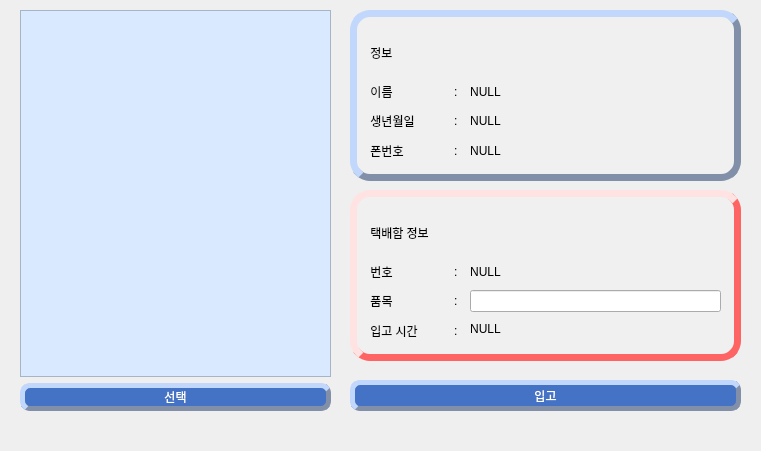
<?xml version="1.0" encoding="UTF-8"?>
<ui version="4.0">
 <class>Insert_box</class>
 <widget class="QMainWindow" name="Insert_box">
  <property name="geometry">
   <rect>
    <x>0</x>
    <y>0</y>
    <width>761</width>
    <height>451</height>
   </rect>
  </property>
  <property name="windowTitle">
   <string>MainWindow</string>
  </property>
  <widget class="QWidget" name="centralwidget">
   <widget class="QWidget" name="layoutWidget">
    <property name="geometry">
     <rect>
      <x>370</x>
      <y>30</y>
      <width>251</width>
      <height>46</height>
     </rect>
    </property>
    <layout class="QHBoxLayout" name="horizontalLayout_8">
     <item>
      <widget class="QLabel" name="Information_label">
       <property name="styleSheet">
        <string notr="true">font: 30pt &quot;배달의민족 한나체 Pro&quot;;</string>
       </property>
       <property name="text">
        <string>&lt;html&gt;&lt;head/&gt;&lt;body&gt;&lt;p align=&quot;center&quot;&gt;정보           &lt;/p&gt;&lt;/body&gt;&lt;/html&gt;</string>
       </property>
      </widget>
     </item>
     <item>
      <spacer name="horizontalSpacer">
       <property name="orientation">
        <enum>Qt::Horizontal</enum>
       </property>
       <property name="sizeHint" stdset="0">
        <size>
         <width>40</width>
         <height>20</height>
        </size>
       </property>
      </spacer>
     </item>
    </layout>
   </widget>
   <widget class="QWidget" name="layoutWidget_2">
    <property name="geometry">
     <rect>
      <x>470</x>
      <y>80</y>
      <width>151</width>
      <height>83</height>
     </rect>
    </property>
    <layout class="QVBoxLayout" name="verticalLayout_2">
     <item>
      <layout class="QHBoxLayout" name="horizontalLayout_4">
       <item>
        <widget class="QLabel" name="Name_label">
         <property name="styleSheet">
          <string notr="true">font: 14pt &quot;배달의민족 주아&quot;;</string>
         </property>
         <property name="text">
          <string>&lt;html&gt;&lt;head/&gt;&lt;body&gt;&lt;p align=&quot;center&quot;&gt;NULL&lt;/p&gt;&lt;/body&gt;&lt;/html&gt;</string>
         </property>
        </widget>
       </item>
       <item>
        <spacer name="horizontalSpacer_7">
         <property name="orientation">
          <enum>Qt::Horizontal</enum>
         </property>
         <property name="sizeHint" stdset="0">
          <size>
           <width>40</width>
           <height>20</height>
          </size>
         </property>
        </spacer>
       </item>
      </layout>
     </item>
     <item>
      <layout class="QHBoxLayout" name="horizontalLayout_5">
       <item>
        <widget class="QLabel" name="Change_label">
         <property name="styleSheet">
          <string notr="true">font: 14pt &quot;배달의민족 주아&quot;;</string>
         </property>
         <property name="text">
          <string>&lt;html&gt;&lt;head/&gt;&lt;body&gt;&lt;p align=&quot;center&quot;&gt;NULL&lt;/p&gt;&lt;/body&gt;&lt;/html&gt;</string>
         </property>
        </widget>
       </item>
       <item>
        <spacer name="horizontalSpacer_8">
         <property name="orientation">
          <enum>Qt::Horizontal</enum>
         </property>
         <property name="sizeHint" stdset="0">
          <size>
           <width>40</width>
           <height>20</height>
          </size>
         </property>
        </spacer>
       </item>
      </layout>
     </item>
     <item>
      <layout class="QHBoxLayout" name="horizontalLayout_6">
       <item>
        <widget class="QLabel" name="Phone_label">
         <property name="styleSheet">
          <string notr="true">font: 14pt &quot;배달의민족 주아&quot;;</string>
         </property>
         <property name="text">
          <string>&lt;html&gt;&lt;head/&gt;&lt;body&gt;&lt;p align=&quot;center&quot;&gt;NULL&lt;/p&gt;&lt;/body&gt;&lt;/html&gt;</string>
         </property>
        </widget>
       </item>
       <item>
        <spacer name="horizontalSpacer_9">
         <property name="orientation">
          <enum>Qt::Horizontal</enum>
         </property>
         <property name="sizeHint" stdset="0">
          <size>
           <width>40</width>
           <height>20</height>
          </size>
         </property>
        </spacer>
       </item>
      </layout>
     </item>
    </layout>
   </widget>
   <widget class="QWidget" name="layoutWidget_3">
    <property name="geometry">
     <rect>
      <x>370</x>
      <y>260</y>
      <width>91</width>
      <height>83</height>
     </rect>
    </property>
    <layout class="QVBoxLayout" name="verticalLayout_5">
     <item>
      <layout class="QHBoxLayout" name="horizontalLayout_11">
       <item>
        <widget class="QLabel" name="label_12">
         <property name="styleSheet">
          <string notr="true">font: 14pt &quot;배달의민족 주아&quot;;</string>
         </property>
         <property name="text">
          <string>&lt;html&gt;&lt;head/&gt;&lt;body&gt;&lt;p align=&quot;center&quot;&gt;번호&lt;/p&gt;&lt;/body&gt;&lt;/html&gt;</string>
         </property>
        </widget>
       </item>
       <item>
        <spacer name="horizontalSpacer_6">
         <property name="orientation">
          <enum>Qt::Horizontal</enum>
         </property>
         <property name="sizeHint" stdset="0">
          <size>
           <width>36</width>
           <height>17</height>
          </size>
         </property>
        </spacer>
       </item>
       <item>
        <widget class="QLabel" name="label_13">
         <property name="styleSheet">
          <string notr="true">font: 14pt &quot;배달의민족 주아&quot;;</string>
         </property>
         <property name="text">
          <string>&lt;html&gt;&lt;head/&gt;&lt;body&gt;&lt;p align=&quot;center&quot;&gt;: &lt;/p&gt;&lt;/body&gt;&lt;/html&gt;</string>
         </property>
        </widget>
       </item>
      </layout>
     </item>
     <item>
      <layout class="QHBoxLayout" name="horizontalLayout_12">
       <item>
        <widget class="QLabel" name="label_14">
         <property name="styleSheet">
          <string notr="true">font: 14pt &quot;배달의민족 주아&quot;;</string>
         </property>
         <property name="text">
          <string>&lt;html&gt;&lt;head/&gt;&lt;body&gt;&lt;p align=&quot;center&quot;&gt;품목&lt;/p&gt;&lt;/body&gt;&lt;/html&gt;</string>
         </property>
        </widget>
       </item>
       <item>
        <spacer name="horizontalSpacer_10">
         <property name="orientation">
          <enum>Qt::Horizontal</enum>
         </property>
         <property name="sizeHint" stdset="0">
          <size>
           <width>36</width>
           <height>17</height>
          </size>
         </property>
        </spacer>
       </item>
       <item>
        <widget class="QLabel" name="label_15">
         <property name="styleSheet">
          <string notr="true">font: 14pt &quot;배달의민족 주아&quot;;</string>
         </property>
         <property name="text">
          <string>&lt;html&gt;&lt;head/&gt;&lt;body&gt;&lt;p align=&quot;center&quot;&gt;: &lt;/p&gt;&lt;/body&gt;&lt;/html&gt;</string>
         </property>
        </widget>
       </item>
      </layout>
     </item>
     <item>
      <layout class="QHBoxLayout" name="horizontalLayout_18">
       <item>
        <widget class="QLabel" name="label_23">
         <property name="styleSheet">
          <string notr="true">font: 14pt &quot;배달의민족 주아&quot;;</string>
         </property>
         <property name="text">
          <string>&lt;html&gt;&lt;head/&gt;&lt;body&gt;&lt;p align=&quot;center&quot;&gt;입고 시간&lt;/p&gt;&lt;/body&gt;&lt;/html&gt;</string>
         </property>
        </widget>
       </item>
       <item>
        <spacer name="horizontalSpacer_16">
         <property name="orientation">
          <enum>Qt::Horizontal</enum>
         </property>
         <property name="sizeHint" stdset="0">
          <size>
           <width>36</width>
           <height>17</height>
          </size>
         </property>
        </spacer>
       </item>
       <item>
        <widget class="QLabel" name="label_24">
         <property name="styleSheet">
          <string notr="true">font: 14pt &quot;배달의민족 주아&quot;;</string>
         </property>
         <property name="text">
          <string>&lt;html&gt;&lt;head/&gt;&lt;body&gt;&lt;p align=&quot;center&quot;&gt;: &lt;/p&gt;&lt;/body&gt;&lt;/html&gt;</string>
         </property>
        </widget>
       </item>
      </layout>
     </item>
    </layout>
   </widget>
   <widget class="QLabel" name="label_30">
    <property name="geometry">
     <rect>
      <x>350</x>
      <y>10</y>
      <width>391</width>
      <height>171</height>
     </rect>
    </property>
    <property name="styleSheet">
     <string notr="true">background-color: rgba(255, 255, 255, 10);
border-style : outset;
border-width : 7px;
border-radius : 20px;
border-color :  rgb(129, 143, 168);</string>
    </property>
    <property name="text">
     <string/>
    </property>
   </widget>
   <widget class="QWidget" name="layoutWidget_4">
    <property name="geometry">
     <rect>
      <x>370</x>
      <y>210</y>
      <width>234</width>
      <height>46</height>
     </rect>
    </property>
    <layout class="QHBoxLayout" name="horizontalLayout_9">
     <item>
      <widget class="QLabel" name="label_9">
       <property name="styleSheet">
        <string notr="true">font: 30pt &quot;배달의민족 한나체 Pro&quot;;</string>
       </property>
       <property name="text">
        <string>&lt;html&gt;&lt;head/&gt;&lt;body&gt;&lt;p align=&quot;center&quot;&gt;택배함 정보&lt;/p&gt;&lt;/body&gt;&lt;/html&gt;</string>
       </property>
      </widget>
     </item>
     <item>
      <spacer name="horizontalSpacer_4">
       <property name="orientation">
        <enum>Qt::Horizontal</enum>
       </property>
       <property name="sizeHint" stdset="0">
        <size>
         <width>40</width>
         <height>20</height>
        </size>
       </property>
      </spacer>
     </item>
    </layout>
   </widget>
   <widget class="QWidget" name="layoutWidget_5">
    <property name="geometry">
     <rect>
      <x>370</x>
      <y>80</y>
      <width>91</width>
      <height>83</height>
     </rect>
    </property>
    <layout class="QVBoxLayout" name="verticalLayout_3">
     <item>
      <layout class="QHBoxLayout" name="horizontalLayout">
       <item>
        <widget class="QLabel" name="label">
         <property name="styleSheet">
          <string notr="true">font: 14pt &quot;배달의민족 주아&quot;;</string>
         </property>
         <property name="text">
          <string>&lt;html&gt;&lt;head/&gt;&lt;body&gt;&lt;p align=&quot;center&quot;&gt;이름&lt;/p&gt;&lt;/body&gt;&lt;/html&gt;</string>
         </property>
        </widget>
       </item>
       <item>
        <spacer name="horizontalSpacer_2">
         <property name="orientation">
          <enum>Qt::Horizontal</enum>
         </property>
         <property name="sizeHint" stdset="0">
          <size>
           <width>36</width>
           <height>17</height>
          </size>
         </property>
        </spacer>
       </item>
       <item>
        <widget class="QLabel" name="label_5">
         <property name="styleSheet">
          <string notr="true">font: 14pt &quot;배달의민족 주아&quot;;</string>
         </property>
         <property name="text">
          <string>&lt;html&gt;&lt;head/&gt;&lt;body&gt;&lt;p align=&quot;center&quot;&gt;: &lt;/p&gt;&lt;/body&gt;&lt;/html&gt;</string>
         </property>
        </widget>
       </item>
      </layout>
     </item>
     <item>
      <layout class="QHBoxLayout" name="horizontalLayout_2">
       <item>
        <widget class="QLabel" name="main_Change_label">
         <property name="styleSheet">
          <string notr="true">font: 14pt &quot;배달의민족 주아&quot;;</string>
         </property>
         <property name="text">
          <string>&lt;html&gt;&lt;head/&gt;&lt;body&gt;&lt;p align=&quot;center&quot;&gt;생년월일&lt;/p&gt;&lt;/body&gt;&lt;/html&gt;</string>
         </property>
        </widget>
       </item>
       <item>
        <spacer name="horizontalSpacer_3">
         <property name="orientation">
          <enum>Qt::Horizontal</enum>
         </property>
         <property name="sizeHint" stdset="0">
          <size>
           <width>36</width>
           <height>17</height>
          </size>
         </property>
        </spacer>
       </item>
       <item>
        <widget class="QLabel" name="label_6">
         <property name="styleSheet">
          <string notr="true">font: 14pt &quot;배달의민족 주아&quot;;</string>
         </property>
         <property name="text">
          <string>&lt;html&gt;&lt;head/&gt;&lt;body&gt;&lt;p align=&quot;center&quot;&gt;: &lt;/p&gt;&lt;/body&gt;&lt;/html&gt;</string>
         </property>
        </widget>
       </item>
      </layout>
     </item>
     <item>
      <layout class="QHBoxLayout" name="horizontalLayout_3">
       <item>
        <widget class="QLabel" name="label_3">
         <property name="styleSheet">
          <string notr="true">font: 14pt &quot;배달의민족 주아&quot;;</string>
         </property>
         <property name="text">
          <string>&lt;html&gt;&lt;head/&gt;&lt;body&gt;&lt;p align=&quot;center&quot;&gt;폰번호&lt;/p&gt;&lt;/body&gt;&lt;/html&gt;</string>
         </property>
        </widget>
       </item>
       <item>
        <spacer name="horizontalSpacer_5">
         <property name="orientation">
          <enum>Qt::Horizontal</enum>
         </property>
         <property name="sizeHint" stdset="0">
          <size>
           <width>36</width>
           <height>17</height>
          </size>
         </property>
        </spacer>
       </item>
       <item>
        <widget class="QLabel" name="label_7">
         <property name="styleSheet">
          <string notr="true">font: 14pt &quot;배달의민족 주아&quot;;</string>
         </property>
         <property name="text">
          <string>&lt;html&gt;&lt;head/&gt;&lt;body&gt;&lt;p align=&quot;center&quot;&gt;: &lt;/p&gt;&lt;/body&gt;&lt;/html&gt;</string>
         </property>
        </widget>
       </item>
      </layout>
     </item>
    </layout>
   </widget>
   <widget class="QPushButton" name="Insert_Button">
    <property name="geometry">
     <rect>
      <x>350</x>
      <y>380</y>
      <width>391</width>
      <height>31</height>
     </rect>
    </property>
    <property name="styleSheet">
     <string notr="true">background-color : rgb(68, 114, 196);
border-style : outset;
border-width : 5px;
border-radius : 10px;
border-color : rgb(129, 143, 168);
font: 15pt &quot;배달의민족 주아&quot;;
color: rgb(255, 255, 255);</string>
    </property>
    <property name="text">
     <string>입고</string>
    </property>
   </widget>
   <widget class="QWidget" name="layoutWidget_7">
    <property name="geometry">
     <rect>
      <x>470</x>
      <y>260</y>
      <width>251</width>
      <height>81</height>
     </rect>
    </property>
    <layout class="QVBoxLayout" name="verticalLayout_6">
     <item>
      <layout class="QHBoxLayout" name="horizontalLayout_14">
       <item>
        <widget class="QLabel" name="Index_label">
         <property name="styleSheet">
          <string notr="true">font: 14pt &quot;배달의민족 주아&quot;;</string>
         </property>
         <property name="text">
          <string>&lt;html&gt;&lt;head/&gt;&lt;body&gt;&lt;p align=&quot;center&quot;&gt;NULL&lt;/p&gt;&lt;/body&gt;&lt;/html&gt;</string>
         </property>
        </widget>
       </item>
       <item>
        <spacer name="horizontalSpacer_12">
         <property name="orientation">
          <enum>Qt::Horizontal</enum>
         </property>
         <property name="sizeHint" stdset="0">
          <size>
           <width>40</width>
           <height>20</height>
          </size>
         </property>
        </spacer>
       </item>
      </layout>
     </item>
     <item>
      <widget class="QLineEdit" name="Text_lineEdit"/>
     </item>
     <item>
      <layout class="QHBoxLayout" name="horizontalLayout_19">
       <item>
        <widget class="QLabel" name="Intime_label">
         <property name="styleSheet">
          <string notr="true">font: 14pt &quot;배달의민족 주아&quot;;</string>
         </property>
         <property name="text">
          <string>&lt;html&gt;&lt;head/&gt;&lt;body&gt;&lt;p align=&quot;center&quot;&gt;NULL&lt;/p&gt;&lt;/body&gt;&lt;/html&gt;</string>
         </property>
        </widget>
       </item>
       <item>
        <spacer name="horizontalSpacer_17">
         <property name="orientation">
          <enum>Qt::Horizontal</enum>
         </property>
         <property name="sizeHint" stdset="0">
          <size>
           <width>40</width>
           <height>20</height>
          </size>
         </property>
        </spacer>
       </item>
      </layout>
     </item>
    </layout>
   </widget>
   <widget class="QLabel" name="label_29">
    <property name="geometry">
     <rect>
      <x>350</x>
      <y>190</y>
      <width>391</width>
      <height>171</height>
     </rect>
    </property>
    <property name="styleSheet">
     <string notr="true">background-color: rgba(255, 255, 255, 10);
color: rgb(255, 255, 255);
border-style : outset;
border-width : 7px;
border-radius : 20px;
border-color :  rgb(255, 100, 100);</string>
    </property>
    <property name="text">
     <string/>
    </property>
   </widget>
   <widget class="QWidget" name="">
    <property name="geometry">
     <rect>
      <x>20</x>
      <y>10</y>
      <width>311</width>
      <height>401</height>
     </rect>
    </property>
    <layout class="QVBoxLayout" name="verticalLayout">
     <item>
      <widget class="QListWidget" name="listWidget">
       <property name="styleSheet">
        <string notr="true">background-color: rgb(0, 170, 255);
font: 15pt &quot;배달의민족 주아&quot;;
background-color: rgb(217, 233, 255);</string>
       </property>
      </widget>
     </item>
     <item>
      <widget class="QPushButton" name="Select_Button">
       <property name="styleSheet">
        <string notr="true">background-color : rgb(68, 114, 196);
border-style : outset;
border-width : 5px;
border-radius : 10px;
border-color : rgb(129, 143, 168);
font: 15pt &quot;배달의민족 주아&quot;;
color: rgb(255, 255, 255);</string>
       </property>
       <property name="text">
        <string>선택</string>
       </property>
      </widget>
     </item>
    </layout>
   </widget>
   <zorder>label_29</zorder>
   <zorder>label_30</zorder>
   <zorder>listWidget</zorder>
   <zorder>Select_Button</zorder>
   <zorder>layoutWidget</zorder>
   <zorder>layoutWidget_2</zorder>
   <zorder>layoutWidget_3</zorder>
   <zorder>layoutWidget_4</zorder>
   <zorder>layoutWidget_5</zorder>
   <zorder>Insert_Button</zorder>
   <zorder>layoutWidget_7</zorder>
  </widget>
  <widget class="QMenuBar" name="menubar">
   <property name="geometry">
    <rect>
     <x>0</x>
     <y>0</y>
     <width>761</width>
     <height>21</height>
    </rect>
   </property>
  </widget>
 </widget>
 <resources/>
 <connections/>
</ui>
